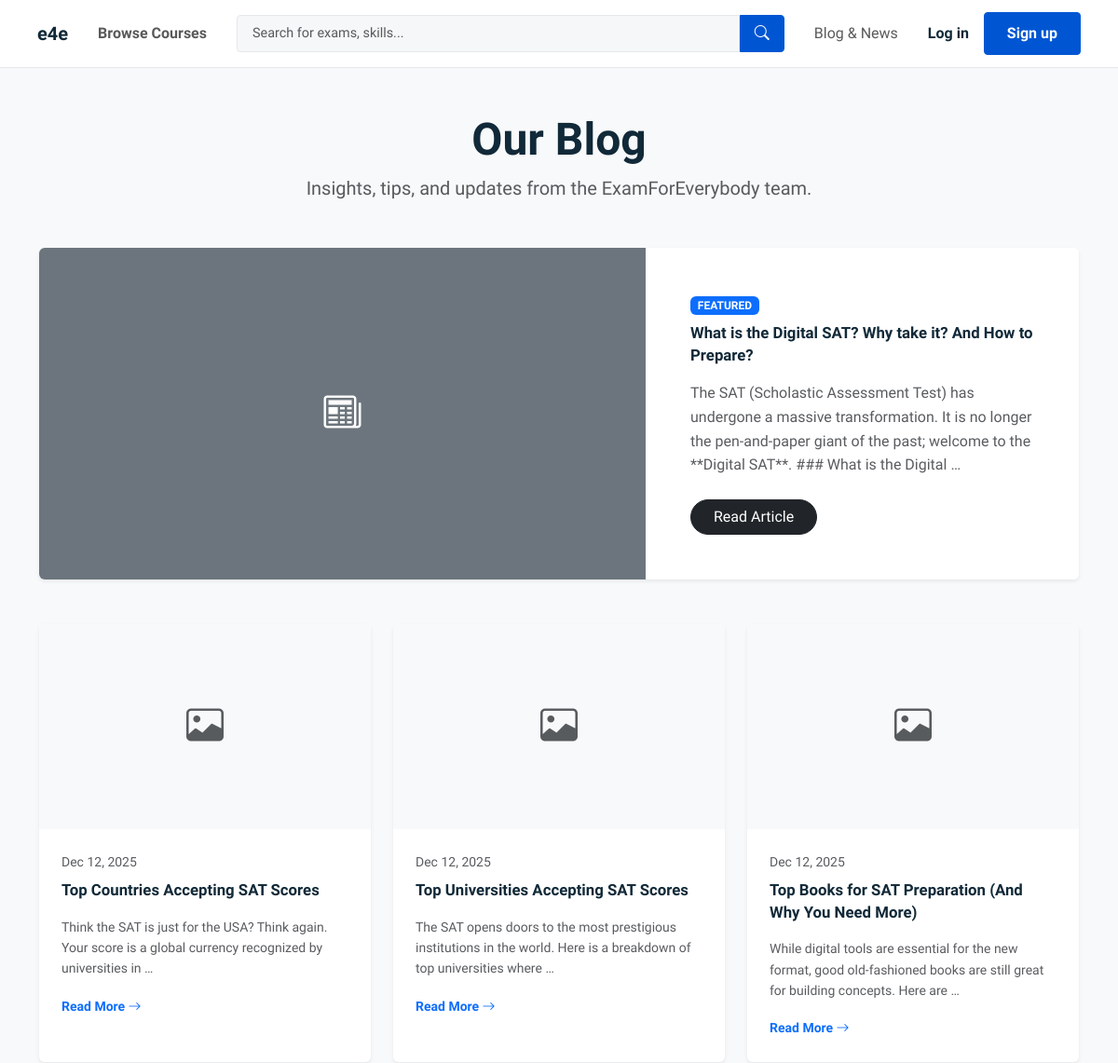
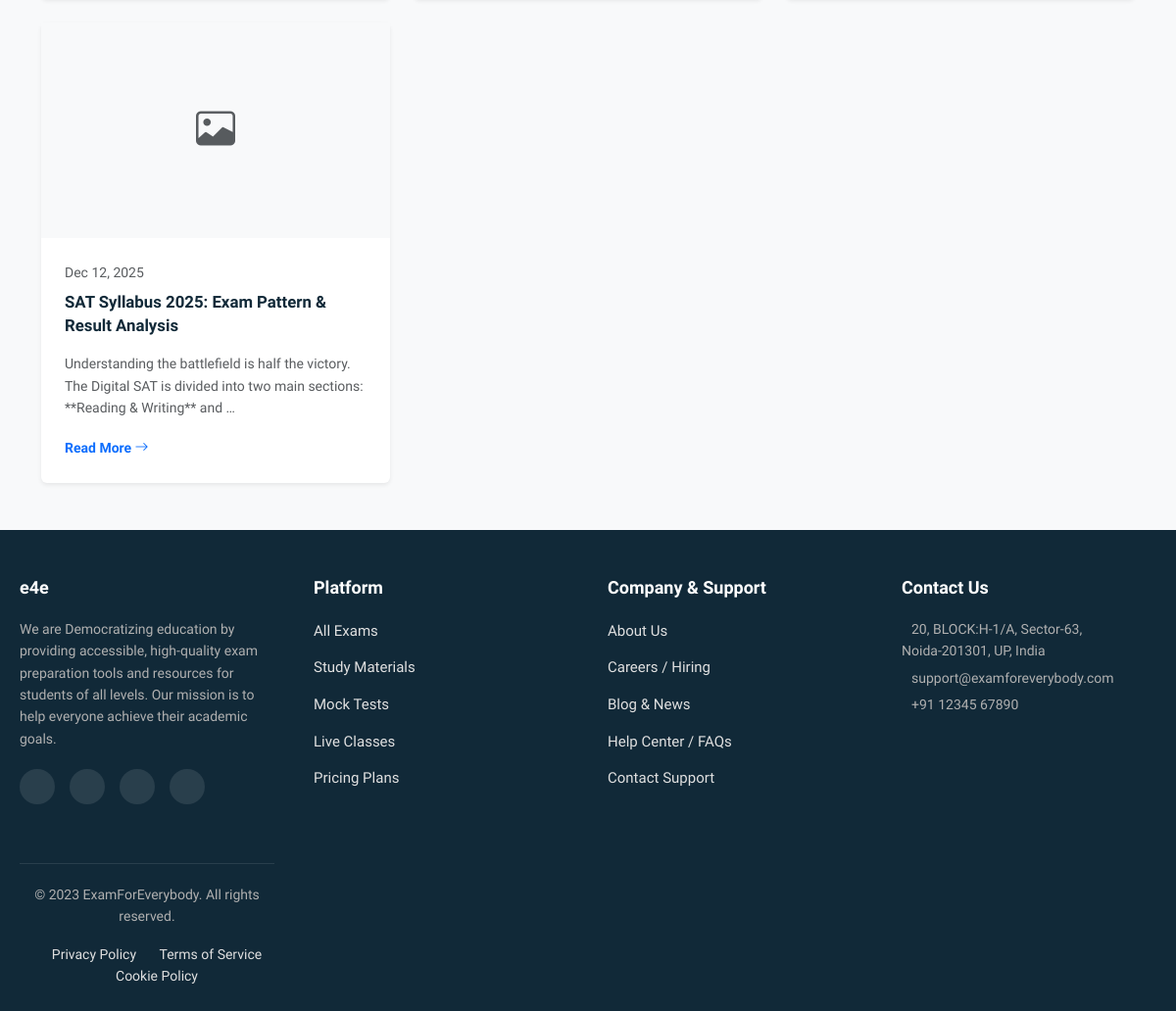
Screenshot of /blog/ with the database file from the repository (2 pictures, top to bottom).
### blog/models.py (models this page shows, shortened)
class Post(models.Model):
    STATUS_CHOICES = (
        ('draft', 'Draft'),
        ('published', 'Published'),
    )
    title = models.CharField(max_length=250)
    slug = models.SlugField(max_length=250, unique=True)
    author = models.ForeignKey(settings.AUTH_USER_MODEL, on_delete=models.CASCADE)
    image = models.ImageField(upload_to='blog/images/', blank=True, null=True)
    content = models.TextField() # You can swap this for CKEditor later for rich text
    status = models.CharField(max_length=10, choices=STATUS_CHOICES, default='draft')
    is_featured = models.BooleanField(default=False)
    created_at = models.DateTimeField(auto_now_add=True)
    updated_at = models.DateTimeField(auto_now=True)
    class Meta:
        ordering = ('-created_at',)
    def get_absolute_url(self):
        return reverse('blog:post_detail', args=[self.slug])

### blog/views.py (the view)
# urls.py: path('', views.post_list, name='post_list'),
def post_list(request):
    posts = Post.objects.filter(status='published')
    featured_post = posts.filter(is_featured=True).first()
    if featured_post:
        posts = posts.exclude(id=featured_post.id)
    paginator = Paginator(posts, 9) # 9 posts per page
    page_number = request.GET.get('page')
    page_obj = paginator.get_page(page_number)
    return render(request, 'blog/post_list.html', {
        'page_obj': page_obj,
        'featured_post': featured_post
    })

### core/context_processors.py (called while the page is built)
def global_categories(request):
    return {
        'PAYMENTS_ACTIVE': settings.PAYMENTS_ACTIVE,
        'navbar_categories': Category.objects.filter(parent_category__isnull=True).prefetch_related('children')
    }

### templates/blog/post_list.html (shortened to what this page needs)
{% extends 'base.html' %}
{% load static %}
{% block content %}
<div class="bg-light py-5">
    <div class="container">
        <div class="text-center mb-5">
            <h1 class="fw-bold display-5">Our Blog</h1>
            <p class="text-muted lead">Insights, tips, and updates from the ExamForEverybody team.</p>
        </div>
        {% if featured_post %}
        <div class="card border-0 shadow-sm mb-5 overflow-hidden">
            <div class="row g-0">
                <div class="col-md-7 position-relative" style="min-height: 350px;">
                    {% if featured_post.image %}
                        <img src="{{ featured_post.image.url }}" class="w-100 h-100 object-fit-cover position-absolute">
                    {% else %}
                        <div class="w-100 h-100 bg-secondary d-flex align-items-center justify-content-center text-white">
                            <i class="bi bi-newspaper fs-1"></i>
                        </div>
                    {% endif %}
                </div>
                <div class="col-md-5 d-flex align-items-center bg-white">
                    <div class="card-body p-5">
                        <span class="badge bg-primary mb-2">FEATURED</span>
                        <h2 class="card-title fw-bold mb-3">{{ featured_post.title }}</h2>
                        <p class="card-text text-muted mb-4">{{ featured_post.content|striptags|truncatewords:30 }}</p>
                        <a href="{{ featured_post.get_absolute_url }}" class="btn btn-dark rounded-pill px-4">Read Article</a>
                    </div>
                </div>
            </div>
        </div>
        {% endif %}
        <div class="row g-4">
            {% for post in page_obj %}
            <div class="col-md-4">
                <div class="card h-100 border-0 shadow-sm hover-lift">
                    <a href="{{ post.get_absolute_url }}" class="text-decoration-none text-dark">
                        <div style="height: 220px; overflow: hidden;">
                            {% if post.image %}
                                <img src="{{ post.image.url }}" class="card-img-top h-100 object-fit-cover transition-scale">
                            {% else %}
                                <div class="bg-light h-100 d-flex align-items-center justify-content-center text-muted">
                                    <i class="bi bi-image fs-1"></i>
                                </div>
                            {% endif %}
                        </div>
                        <div class="card-body p-4">
                            <small class="text-muted mb-2 d-block">{{ post.created_at|date:"M d, Y" }}</small>
                            <h5 class="card-title fw-bold mb-3">{{ post.title }}</h5>
                            <p class="card-text text-muted small">{{ post.content|striptags|truncatewords:20 }}</p>
                            <span class="fw-bold text-primary small">Read More <i class="bi bi-arrow-right"></i></span>
                        </div>
                    </a>
                </div>
            </div>
            {% endfor %}
        </div>
    </div>
</div>
{% endblock %}

### static/css/style.css (style rules this page uses)
:root { --brand-dark: #112938; --brand-primary: #0056D2; --brand-bg-light: #F5F7F8; --brand-border: #e5e7eb; --text-main: #1F1F1F; --text-secondary: #636363; --font-stack: 'Source Sans Pro', sans-serif; --shadow-soft: 0 4px 12px rgba(17, 41, 56, 0.08); --shadow-hover: 0 8px 24px rgba(17, 41, 56, 0.12); }
body { font-family: var(--font-stack); color: var(--text-main); background-color: #fff; line-height: 1.6; -webkit-font-smoothing: antialiased; }
h1, h2, h3, h4, .navbar-brand { font-family: var(--font-stack); font-weight: 700; color: var(--brand-dark); }
.card-body { padding: 1.2rem; }
.card-title { font-size: 1.05rem; font-weight: 700; color: var(--brand-dark); margin-bottom: 0.5rem; line-height: 1.4; display: -webkit-box; -webkit-line-clamp: 2; -webkit-box-orient: vertical; overflow: hidden; }

### templates/blog/post_list.html (style rules this page uses)
.hover-lift { transition: transform 0.2s; }

### rows the page displays
Post: title "What is the Digital SAT? Why take it? And How to Prepare?", content "The SAT (Scholastic Assessment Test) has undergone a massive transformation. It is no longer the pen-and-paper giant of the past; welcome to the **Digital SAT**. ### What is the Digital …"
Post: created_at "Dec 12, 2025", title "Top Countries Accepting SAT Scores", content "Think the SAT is just for the USA? Think again. Your score is a global currency recognized by universities in …"
Post: created_at "Dec 12, 2025", title "Top Universities Accepting SAT Scores", content "The SAT opens doors to the most prestigious institutions in the world. Here is a breakdown of top universities where …"
Post: created_at "Dec 12, 2025", title "Top Books for SAT Preparation (And Why You Need More)", content "While digital tools are essential for the new format, good old-fashioned books are still great for building concepts. Here are …"
Post: created_at "Dec 12, 2025", title "SAT Syllabus 2025: Exam Pattern & Result Analysis", content "Understanding the battlefield is half the victory. The Digital SAT is divided into two main sections: **Reading & Writing** and …"
